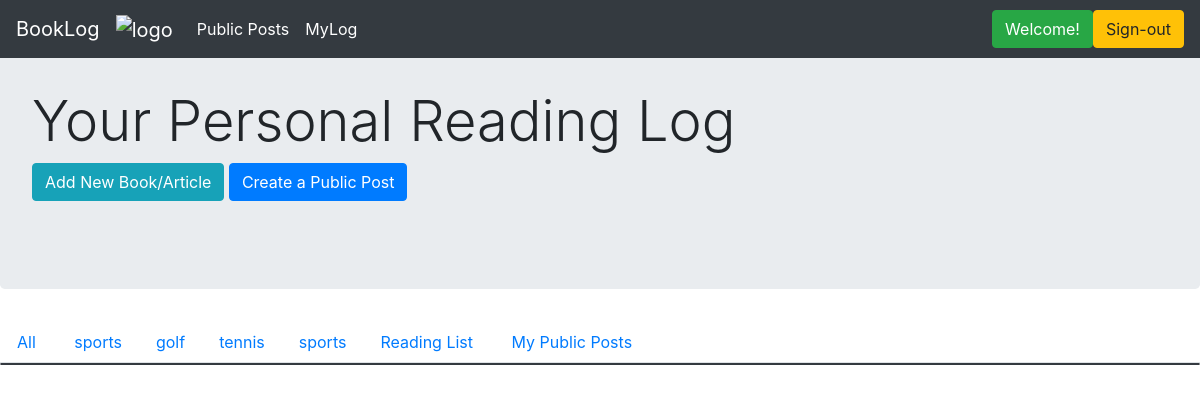
Before: /myLog/5 (signed in) with the older database file.
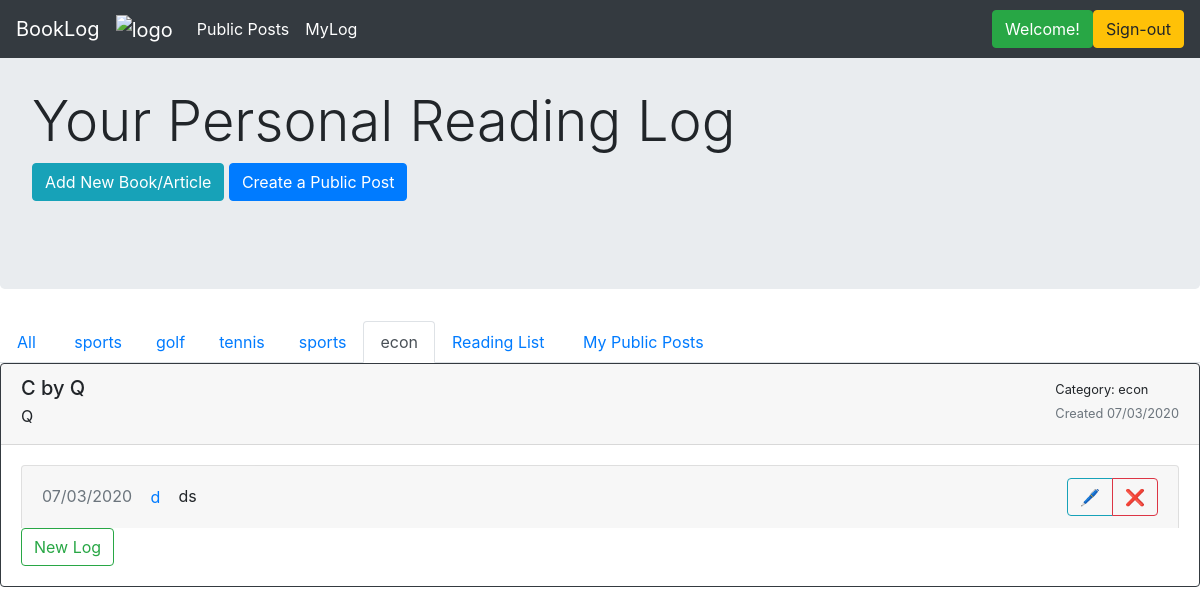
After: the same page with the newer database file.
### application/models.py (models this page shows)
class Category(db.Model):
    __tablename__ = 'categories'
    id = db.Column(db.Integer, primary_key=True)
    name = db.Column(db.String(150), index=True, nullable=False, unique=False)
    user_id = db.Column(db.Integer, ForeignKey('users.id'), nullable=False, index=False)
    user = relationship("User", backref="categories", foreign_keys=[user_id])

class Book(db.Model):
    __tablename__ = 'books_and_other_readings'
    id = db.Column(db.Integer, primary_key=True)
    title = db.Column(db.String(80), index=True, unique=False, nullable=False)
    author = db.Column(db.String(80), index=False, unique=False, nullable=True)
    date_started = db.Column(db.DateTime, index=False, unique=False, nullable=False)
    description = db.Column(db.Text, index=False, unique=False, nullable=True)
    complete = db.Column(db.Boolean, index=False, unique=False, nullable=True)
    user_id = db.Column(db.Integer, ForeignKey('users.id'), nullable=False, index=True)
    user = relationship("User", backref = "books", foreign_keys=[user_id])
    cat_id = db.Column(db.Integer, ForeignKey('categories.id'), nullable=True, index=True)
    category = relationship("Category", backref="books", foreign_keys=[cat_id])

class BookUpdate(db.Model):
    __tablename__ = 'book_updates'
    id = db.Column(db.Integer, primary_key=True)
    title = db.Column(db.String(100), index=True, unique=False, nullable=False)
    date_created = db.Column(db.DateTime, index=False, unique=False, nullable=False)
    pages = db.Column(db.String(100), index=False, unique=False, nullable=True)
    text = db.Column(db.Text, index=False, unique=False, nullable=False)
    book_id = db.Column(db.Integer, ForeignKey('books_and_other_readings.id'), nullable=False, index=True)
    book = relationship("Book", backref = "book_updates", foreign_keys=[book_id])

### application/routes.py (the view)
@main_bp.route("/myLog/<int:cat_id>", methods=['GET'])
@login_required
def myLogCat(cat_id):
    user = User.query.filter_by(id=session.get("user_id")).first()
    books = user.books
    selected_books = []
    for book in books:
        if book.cat_id == cat_id:
            selected_books.append(book)
    cats = user.categories
    return render_template("category.html", name=session.get("user_id"), user=user, books=selected_books, cats=cats, curr_cat=cat_id)

### application/auth.py (called while the page is built)
@auth_bp.before_app_request
def load_logged_in_user():
    user_id = session.get('user_id')
    if user_id is None:
        g.user = None
    else:
        g.user = User.query.filter_by(id=user_id).first()

def login_required(view):
    @functools.wraps(view)
    def wrapped_view(**kwargs):
        if g.user is None:
            return redirect(url_for('auth_bp.login'))
        return view(**kwargs)
    return wrapped_view

### application/routes.py (called while the page is built)
@main_bp.before_app_request
def load_logged_in_user():
    user_id = session.get('user_id')
    if user_id is None:
        g.user = None
    else:
        g.user = User.query.filter_by(id=user_id).first()

### application/templates/category.html (shortened to what this page needs)
{% extends 'layout.html' %}
{% block content %}
<div class="jumbotron">
    <br>
    <h1 class="display-4">Your Personal Reading Log</h1>
    <a href="{{url_for('main_bp.create_new')}}" class="btn btn-info" role="button">Add New Book/Article</a>
    <a href="{{url_for('main_bp.create_public_post')}}" class="btn btn-primary" role="button">Create a Public Post</a>
    <br>
    <br>
</div>
<ul class="nav nav-tabs">
  <li class="nav-item"> <a class="nav-link" href="{{url_for('main_bp.myLog')}}">All&nbsp;</a> </li>
  {% for cat in cats %}
      {% if cat.id == curr_cat %}
          <li class="nav-item"> <a class="nav-link active" href="#">{{cat.name}}</a> </li>
      {% else %}
          <li class="nav-item"> <a class="nav-link" href="{{url_for('main_bp.myLogCat', cat_id=cat.id)}}">{{cat.name}}</a> </li>
      {% endif %}
  {% endfor %}
  <li class="nav-item"> <a class="nav-link" href="{{ url_for('main_bp.reading_list')}}">Reading List&nbsp;</a></li>
  <li class="nav-item"> <a class="nav-link" href="{{ url_for('main_bp.my_public_posts')}}">My Public Posts&nbsp;&nbsp;</a></li>
  <div class="btn-toolbar" role="toolbar">
  </div>
</ul>
<div class="card text-left border-dark mb-3">
{% for book in books|reverse %}
  <div class="card-header position-sticky justify-content-between">
      <div class="float-right">
      <small>Category: {{book.category.name}}</small> <br>
      <small class="text-muted">Created {{ book.date_started.strftime("%m/%d/%Y") }}</small>
      </div>
      {% if book.author != "" %}
          <h5 class="mb-1">{{ book.title }} by {{ book.author }}</h5>
      {% else %}
          <h5 class="mb-1">{{ book.title }}</h5>
      {% endif %}
      <p class="mb-1"> {{ book.description }} </p>
  </div>
  <div class="card-body">
  {% for log in book.book_updates|reverse %}
  <div class="list-group">
    <div class="accordion" id="accordionExample">
         <div class="card">
            <div class="card-header" id="headingTwo">
            <div class="float-right">
                <div class="btn-group" role="group" aria-label="Basic example">
                   <button class="btn btn-outline-info" type="button" data-toggle="collapse" area-expanded="false" data-target={{"#logEdit" + log.title|string}}>&#128394;</button>
                   <a href="{{url_for('main_bp.delete_log', log_id=log.id)}}" class="btn btn-outline-danger" role="button">&#10060;</a>
                </div>
            </div>
            <h5 class="mb-0">
              <small class="text-muted">{{ log.date_created.strftime("%m/%d/%Y") }}</small>
              <button class="btn btn-link collapsed" type="button" data-toggle="collapse" data-target={{"#collapseTwo" + log.title|string}} aria-expanded="false" aria-controls="collapseTwo">
              {{ log.title }}
              </button>
              <small> {{log.pages}}</small>
            </h5>
            </div>
      </div>
    </div>
  </div>
  {% endfor %}
  <div class="end">
  <button class="btn btn-outline-success" type="button" data-toggle="collapse" area-expanded="false" data-target={{"#log" + loop.index|string}}>New Log</button>
    </div>
    </div>
{% endfor %}
</div>
{% endblock %}

Changed rows visible on the page:
added Category: name "econ"
now on this page (row edited): Book: category.name "econ", date_started "07/03/2020", title "C", author "Q", description "Q"
added BookUpdate: date_created "07/03/2020", title "d", pages "ds"
